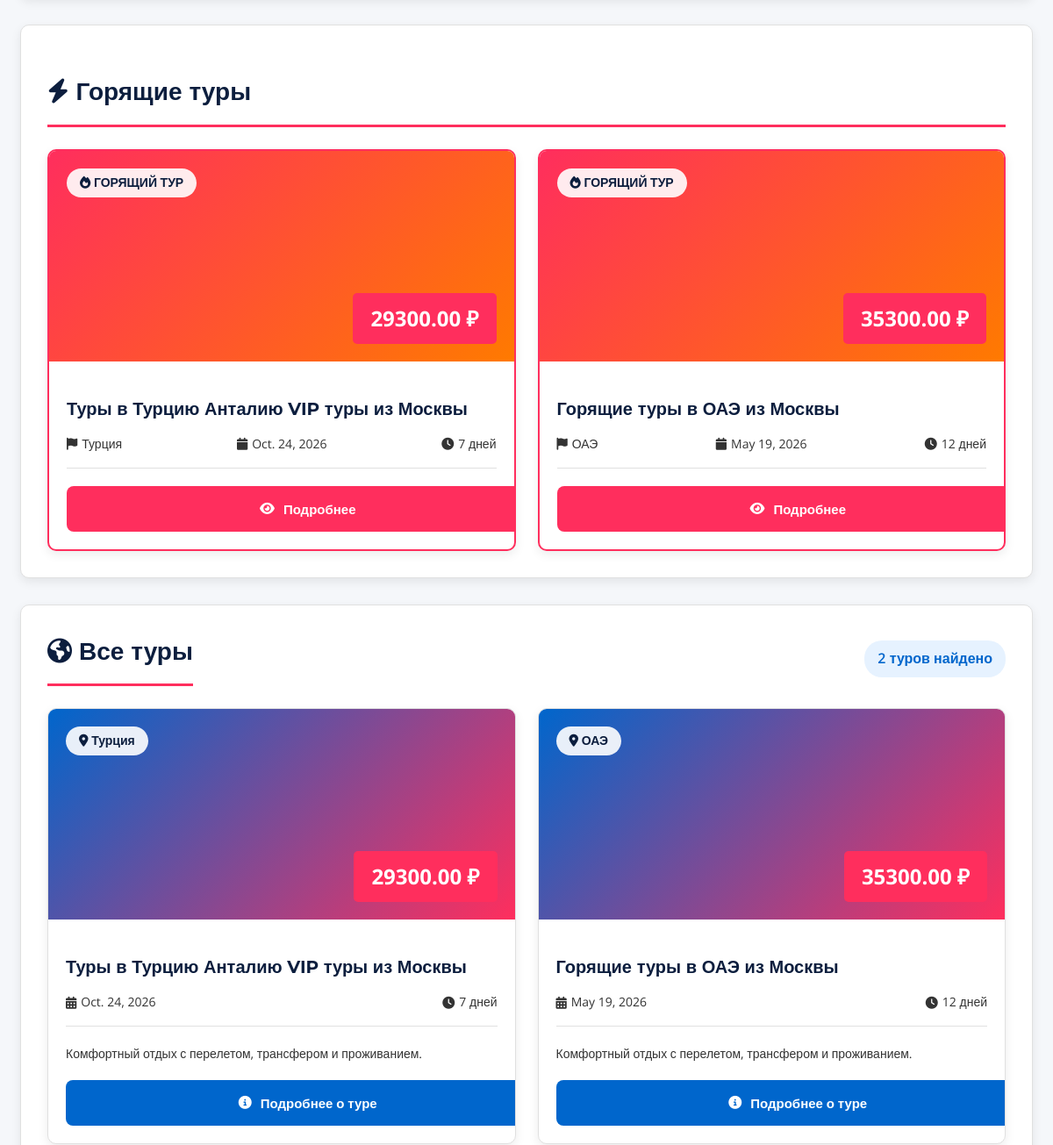
The app's page / (middle part), older data.
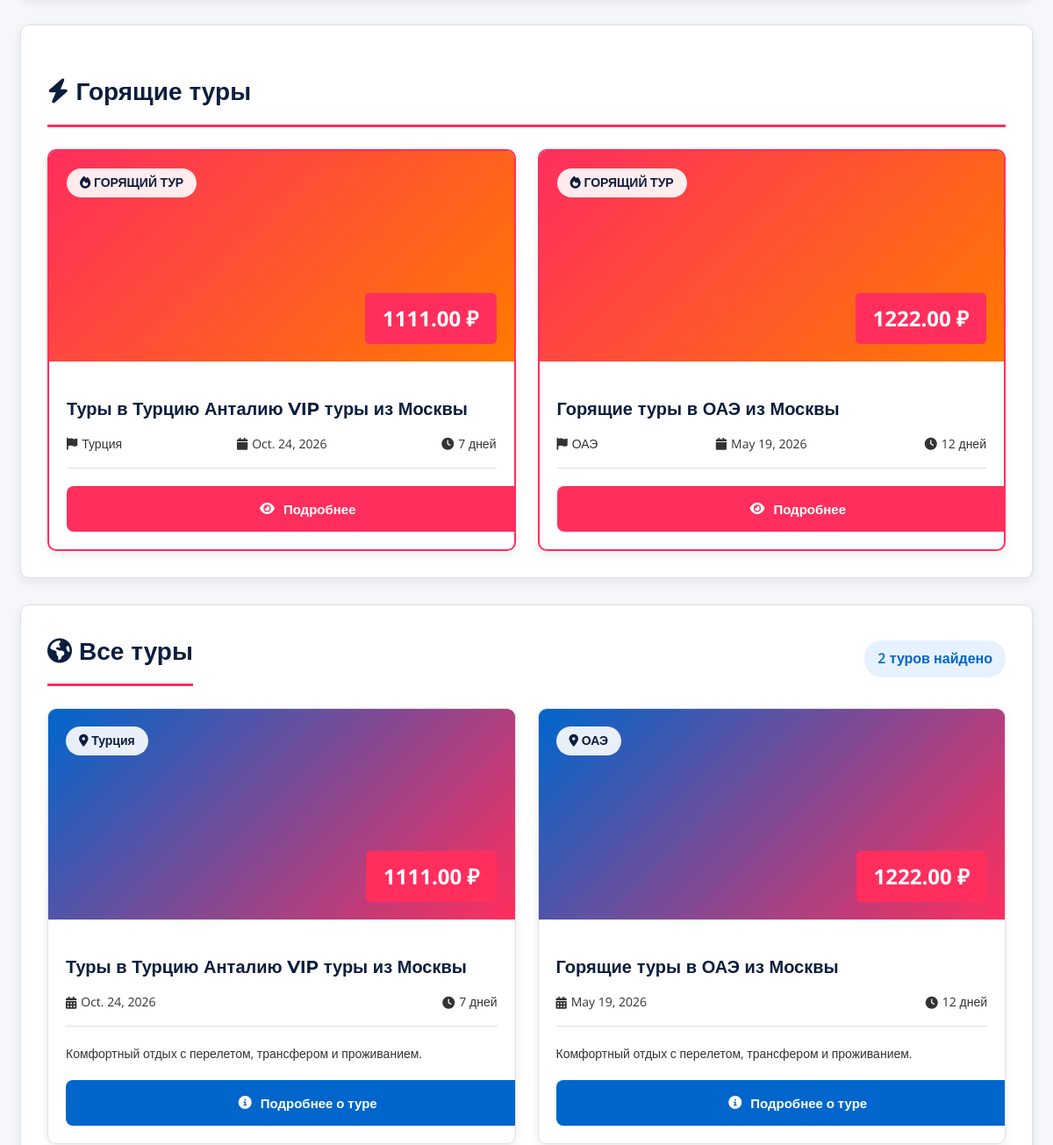
The same page, newer data.
### main/models.py (models this page shows, shortened)
class Tour(models.Model):
    title = models.CharField(max_length=200, verbose_name="Название тура")
    price = models.DecimalField(max_digits=10, decimal_places=2, verbose_name="Цена", default=0.00)
    duration = models.IntegerField(verbose_name="Длительность (дней)")
    country = models.CharField(max_length=100, verbose_name="Страна")
    start_date = models.DateField(verbose_name="Дата начала")

### main/views.py (the view)
# urls.py: path('', views.home, name='home'),
def home(request):
    query = request.GET.get('q', '').strip()
    if query:
        tours = Tour.objects.filter(
            Q(title__icontains=query) |
            Q(country__icontains=query) |
            Q(start_date__icontains=query)
        )
    else:
        tours = Tour.objects.all()
    return render(request, 'main/home.html', {'tours': tours, 'query': query})

### main/templates/main/home.html (shortened to what this page needs)
{% extends 'main/base.html' %}
{% block content %}
{% if tours and not query %}
<div class="card">
    <h2 class="card-title">
        <i class="fas fa-bolt"></i> Горящие туры
    </h2>
    <div class="grid grid-2">
        {% for tour in tours|slice:":2" %}
        <div class="tour-card" style="border: 2px solid var(--coral-red);">
            <div class="tour-header" style="background: linear-gradient(135deg, var(--coral-red), var(--coral-orange));">
                <span class="tour-country">
                    <i class="fas fa-fire"></i> ГОРЯЩИЙ ТУР
                </span>
                <div class="tour-price">{{ tour.price }} ₽</div>
            </div>
            <div class="tour-content">
                <h3 class="tour-title">{{ tour.title }}</h3>
                <div class="tour-details">
                    <span><i class="fas fa-flag"></i> {{ tour.country }}</span>
                    <span><i class="fas fa-calendar"></i> {{ tour.start_date }}</span>
                    <span><i class="fas fa-clock"></i> {{ tour.duration }} дней</span>
                </div>
                <a href="{% url 'tour_detail' tour.id %}" class="btn btn-primary" style="width: 100%;">
                    <i class="fas fa-eye"></i> Подробнее
                </a>
            </div>
        </div>
        {% endfor %}
    </div>
</div>
{% endif %}
<div class="card">
    <div style="display: flex; justify-content: space-between; align-items: center; margin-bottom: 25px;">
        <h2 class="card-title" style="margin: 0;">
            <i class="fas fa-globe-americas"></i> Все туры
        </h2>
        {% if tours %}
        <span style="background: var(--coral-light-blue); color: var(--coral-blue); padding: 8px 15px; border-radius: 20px; font-weight: 600;">
            {{ tours|length }} туров найдено
        </span>
        {% endif %}
    </div>
    {% if tours %}
        <div class="grid grid-3">
            {% for tour in tours %}
            <div class="tour-card">
                <div class="tour-header">
                    <span class="tour-country">
                        <i class="fas fa-map-marker-alt"></i> {{ tour.country }}
                    </span>
                    <div class="tour-price">{{ tour.price }} ₽</div>
                </div>
                <div class="tour-content">
                    <h3 class="tour-title">{{ tour.title }}</h3>
                    <div class="tour-details">
                        <span><i class="fas fa-calendar-alt"></i> {{ tour.start_date }}</span>
                        <span><i class="fas fa-clock"></i> {{ tour.duration }} дней</span>
                    </div>
                    <p style="color: var(--coral-text); font-size: 14px; margin-bottom: 20px; line-height: 1.5;">
                        Комфортный отдых с перелетом, трансфером и проживанием.
                    </p>
                    <a href="{% url 'tour_detail' tour.id %}" class="btn btn-secondary" style="width: 100%;">
                        <i class="fas fa-info-circle"></i> Подробнее о туре
                    </a>
                </div>
            </div>
            {% endfor %}
        </div>
    {% endif %}
</div>
{% endblock %}

Row changes from the older to the newer data that the page shows:
changed Tour "Туры в Турцию Анталию VIP туры из Москвы": price "29300.00" → "1111.00"
changed Tour "Горящие туры в ОАЭ из Москвы": price "35300.00" → "1222.00"
